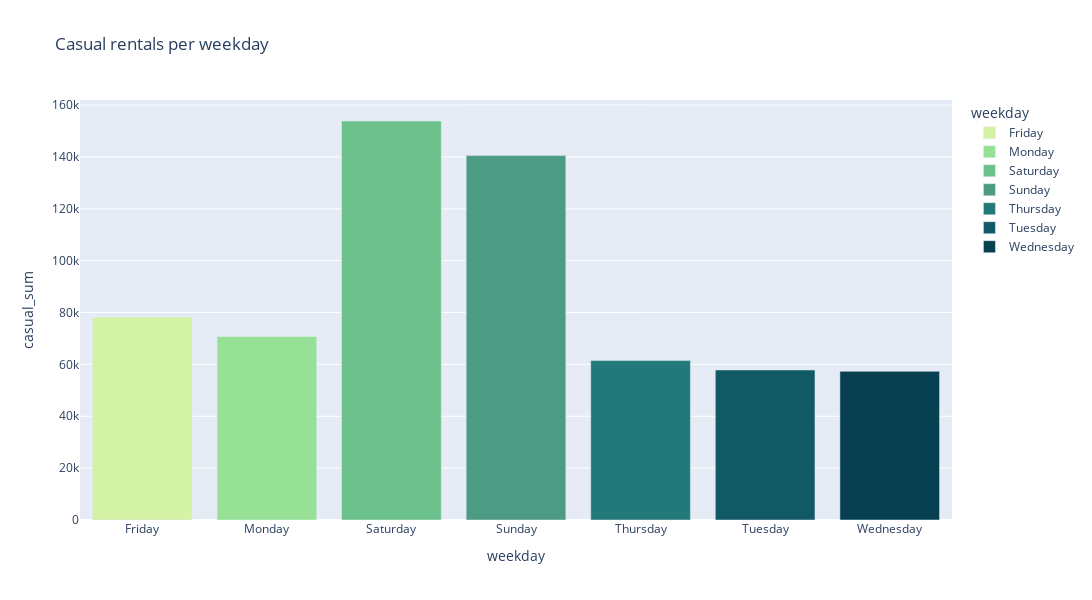

This figure's notebook cell:
### Markdown cell above
<p>Sabtu dan Minggu merupakan hari dengan jumlah penggunaan kasual tertinggi</p>

### Code cell
df_casual_weekday = hour_df.groupby(['weekday']).agg({'casual': 'sum'}).reset_index()
df_casual_weekday.rename(columns={'casual': 'casual_sum'}, inplace=True)

fig = px.bar(df_casual_weekday, x='weekday', y='casual_sum', color='weekday', title='Casual rentals per weekday', color_discrete_sequence=px.colors.sequential.Emrld)
fig.update_layout(height=600, width=1250)
fig.show()

### Figure 1 — Plotly figure (JSON) as saved in the notebook; plotly's stock layout.template omitted (floating-point values rounded to 4 significant figures)
{"data": [{"alignmentgroup": "True", "hovertemplate": "weekday=%{x}<br>casual_sum=%{y}<extra></extra>", "legendgroup": "Friday", "marker": {"color": "rgb(211, 242, 163)", "pattern": {"shape": ""}}, "name": "Friday", "offsetgroup": "Friday", "orientation": "v", "showlegend": true, "textposition": "auto", "type": "bar", "x": ["Friday"], "xaxis": "x", "y": [78238], "yaxis": "y"}, {"alignmentgroup": "True", "hovertemplate": "weekday=%{x}<br>casual_sum=%{y}<extra></extra>", "legendgroup": "Monday", "marker": {"color": "rgb(151, 225, 150)", "pattern": {"shape": ""}}, "name": "Monday", "offsetgroup": "Monday", "orientation": "v", "showlegend": true, "textposition": "auto", "type": "bar", "x": ["Monday"], "xaxis": "x", "y": [70784], "yaxis": "y"}, {"alignmentgroup": "True", "hovertemplate": "weekday=%{x}<br>casual_sum=%{y}<extra></extra>", "legendgroup": "Saturday", "marker": {"color": "rgb(108, 192, 139)", "pattern": {"shape": ""}}, "name": "Saturday", "offsetgroup": "Saturday", "orientation": "v", "showlegend": true, "textposition": "auto", "type": "bar", "x": ["Saturday"], "xaxis": "x", "y": [153852], "yaxis": "y"}, {"alignmentgroup": "True", "hovertemplate": "weekday=%{x}<br>casual_sum=%{y}<extra></extra>", "legendgroup": "Sunday", "marker": {"color": "rgb(76, 155, 130)", "pattern": {"shape": ""}}, "name": "Sunday", "offsetgroup": "Sunday", "orientation": "v", "showlegend": true, "textposition": "auto", "type": "bar", "x": ["Sunday"], "xaxis": "x", "y": [140521], "yaxis": "y"}, {"alignmentgroup": "True", "hovertemplate": "weekday=%{x}<br>casual_sum=%{y}<extra></extra>", "legendgroup": "Thursday", "marker": {"color": "rgb(33, 122, 121)", "pattern": {"shape": ""}}, "name": "Thursday", "offsetgroup": "Thursday", "orientation": "v", "showlegend": true, "textposition": "auto", "type": "bar", "x": ["Thursday"], "xaxis": "x", "y": [61460], "yaxis": "y"}, {"alignmentgroup": "True", "hovertemplate": "weekday=%{x}<br>casual_sum=%{y}<extra></extra>", "legendgroup": "Tuesday", "marker": {"color": "rgb(16, 89, 101)", "pattern": {"shape": ""}}, "name": "Tuesday", "offsetgroup": "Tuesday", "orientation": "v", "showlegend": true, "textposition": "auto", "type": "bar", "x": ["Tuesday"], "xaxis": "x", "y": [57843], "yaxis": "y"}, {"alignmentgroup": "True", "hovertemplate": "weekday=%{x}<br>casual_sum=%{y}<extra></extra>", "legendgroup": "Wednesday", "marker": {"color": "rgb(7, 64, 80)", "pattern": {"shape": ""}}, "name": "Wednesday", "offsetgroup": "Wednesday", "orientation": "v", "showlegend": true, "textposition": "auto", "type": "bar", "x": ["Wednesday"], "xaxis": "x", "y": [57319], "yaxis": "y"}], "layout": {"barmode": "relative", "height": 600, "legend": {"title": {"text": "weekday"}, "tracegroupgap": 0}, "title": {"text": "Casual rentals per weekday"}, "width": 1250, "xaxis": {"anchor": "y", "categoryarray": ["Friday", "Monday", "Saturday", "Sunday", "Thursday", "Tuesday", "Wednesday"], "categoryorder": "array", "domain": [0, 1], "title": {"text": "weekday"}}, "yaxis": {"anchor": "x", "domain": [0, 1], "title": {"text": "casual_sum"}}}}
